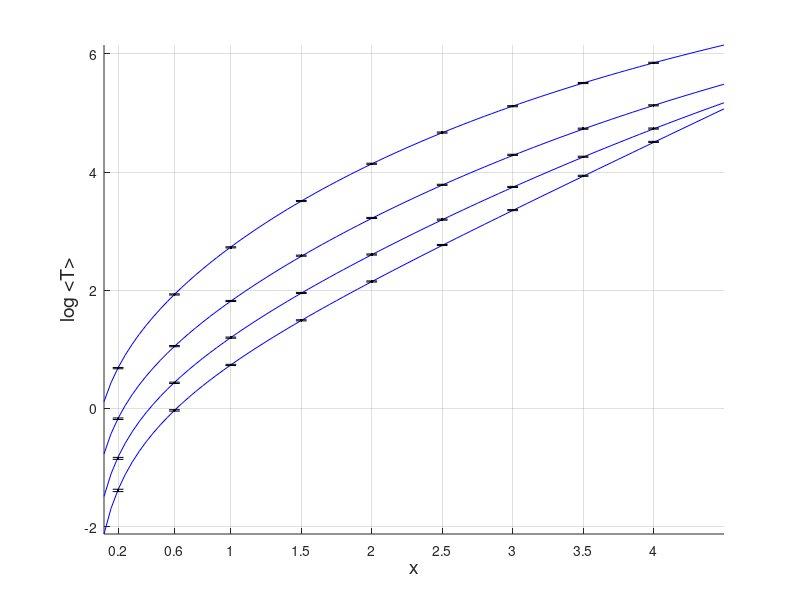

Write the MATLAB code that produced this figure. (Note: this script raises an error after producing the figure.)
fs_label=14;

load('data/data4comparison3.mat');
h=figure
hold on
plot(x_tab2,log(meanTa(:,:)),'b');
%plot(x_tab,log(meanTs(:,:)),'k.','MarkerSize',12);

for i=1:size(meanTs,1)    
    errorbar(x_tab,log(meanTs(i,:)),3*sdevT(i,:)./meanTs(i,:),'k.');
end
set(gca,'XTick',x_tab)

xlabel('x','fontsize',fs_label);
ylabel('log <T>','fontsize',fs_label);
grid on
axis tight

printpdf(h,'graphics/mfat_comp_x');
